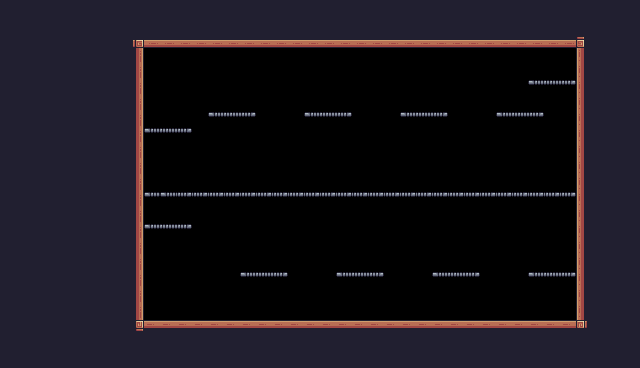

This is a level from a 2D game, rendered from its Tiled map with the project's own tilesets. A one-line summary and the complete map file follow:
An orthogonal 40x23 tile map with 16x16 px tiles, 1 tile layer (Background) and 27 objects (12x Platform, 4x Fruit, 4x Saw, 2x Dumpster, Player).

<map version="1.10" tiledversion="1.10.2" orientation="orthogonal" renderorder="right-down" width="40" height="23" tilewidth="16" tileheight="16" infinite="0" nextlayerid="5" nextobjectid="71">
 <tileset firstgid="1" source="Pixel Adventure.tsx" />
 <layer id="1" name="Background" width="40" height="23">
  <properties>
   <property name="BackgroundColor" value="Blue" />
  </properties>
  <data encoding="csv">
24,24,24,24,24,24,24,24,24,24,24,24,24,24,24,24,24,24,24,24,24,24,24,24,24,24,24,24,24,24,24,24,24,24,24,24,24,24,24,24,
24,24,24,24,24,24,24,24,24,24,24,24,24,24,24,24,24,24,24,24,24,24,24,24,24,24,24,24,24,24,24,24,24,24,24,24,24,24,24,24,
24,24,24,24,24,24,24,24,92,134,134,134,134,134,134,134,134,134,134,134,134,134,134,134,134,134,134,134,134,134,134,134,134,134,134,134,93,24,24,24,
24,24,24,24,24,24,24,24,113,0,0,0,0,0,0,0,0,0,0,0,0,0,0,0,0,0,0,0,0,0,0,0,0,0,0,0,111,24,24,24,
24,24,24,24,24,24,24,24,113,0,0,0,0,0,0,0,0,0,0,0,0,0,0,0,0,0,0,0,0,0,0,0,0,0,0,0,111,24,24,24,
24,24,24,24,24,24,24,24,113,0,0,0,0,0,0,0,0,0,0,0,0,0,0,0,0,0,0,0,0,0,0,0,0,62,63,64,111,24,24,24,
24,24,24,24,24,24,24,24,113,0,0,0,0,0,0,0,0,0,0,0,0,0,0,0,0,0,0,0,0,0,0,0,0,0,0,0,111,24,24,24,
24,24,24,24,24,24,24,24,113,0,0,0,0,62,63,64,0,0,0,62,63,64,0,0,0,62,63,64,0,0,0,62,63,64,0,0,111,24,24,24,
24,24,24,24,24,24,24,24,113,62,63,64,0,0,0,0,0,0,0,0,0,0,0,0,0,0,0,0,0,0,0,0,0,0,0,0,111,24,24,24,
24,24,24,24,24,24,24,24,113,0,0,0,0,0,0,0,0,0,0,0,0,0,0,0,0,0,0,0,0,0,0,0,0,0,0,0,111,24,24,24,
24,24,24,24,24,24,24,24,113,0,0,0,0,0,0,0,0,0,0,0,0,0,0,0,0,0,0,0,0,0,0,0,0,0,0,0,111,24,24,24,
24,24,24,24,24,24,24,24,113,0,0,0,0,0,0,0,0,0,0,0,0,0,0,0,0,0,0,0,0,0,0,0,0,0,0,0,111,24,24,24,
24,24,24,24,24,24,24,24,113,62,62,64,64,64,64,64,64,64,64,64,64,64,64,64,64,64,64,64,64,64,64,64,64,64,64,64,111,24,24,24,
24,24,24,24,24,24,24,24,113,0,0,0,0,0,0,0,0,0,0,0,0,0,0,0,0,0,0,0,0,0,0,0,0,0,0,0,111,24,24,24,
24,24,24,24,24,24,24,24,113,62,63,64,0,0,0,0,0,0,0,0,0,0,0,0,0,0,0,0,0,0,0,0,0,0,0,0,111,24,24,24,
24,24,24,24,24,24,24,24,113,0,0,0,0,0,0,0,0,0,0,0,0,0,0,0,0,0,0,0,0,0,0,0,0,0,0,0,111,24,24,24,
24,24,24,24,24,24,24,24,113,0,0,0,0,0,0,0,0,0,0,0,0,0,0,0,0,0,0,0,0,0,0,0,0,0,0,0,111,24,24,24,
24,24,24,24,24,24,24,24,113,0,0,0,0,0,0,62,63,64,0,0,0,62,63,64,0,0,0,62,63,64,0,0,0,62,63,64,111,24,24,24,
24,24,24,24,24,24,24,24,113,0,0,0,0,0,0,0,0,0,0,0,0,0,0,0,0,0,0,0,0,0,0,0,0,0,0,0,111,24,24,24,
24,24,24,24,24,24,24,24,113,0,0,0,0,0,0,0,0,0,0,0,0,0,0,0,0,0,0,0,0,0,0,0,0,0,0,0,111,24,24,24,
24,24,24,24,24,24,24,24,114,90,90,90,90,90,90,90,90,90,90,90,90,90,90,90,90,90,90,90,90,90,90,90,90,90,90,90,115,24,24,24,
24,24,24,24,24,24,24,24,24,24,24,24,24,24,24,24,24,24,24,24,24,24,24,24,24,24,24,24,24,24,24,24,24,24,24,24,24,24,24,24,
24,24,24,24,24,24,24,24,24,24,24,24,24,24,24,24,24,24,24,24,24,24,24,24,24,24,24,24,24,24,24,24,24,24,24,24,24,24,24,24
</data>
 </layer>
 <objectgroup id="3" name="Collisions">
  <object id="11" x="112" y="16" width="32" height="336" />
  <object id="12" x="128" y="320.667" width="464" height="31.333" />
  <object id="14" x="576" y="16" width="32" height="336" />
  <object id="15" x="134" y="16" width="454" height="31" />
  <object id="39" type="Platform" x="528" y="272" width="48" height="16" />
  <object id="40" type="Platform" x="432" y="272" width="48" height="16" />
  <object id="41" type="Platform" x="336" y="272" width="48" height="16" />
  <object id="42" type="Platform" x="240" y="272" width="48" height="16" />
  <object id="44" type="Platform" x="144" y="224" width="48" height="16" />
  <object id="45" type="Platform" x="144" y="128" width="48" height="16" />
  <object id="46" type="Platform" x="208" y="112" width="48" height="16" />
  <object id="47" type="Platform" x="304" y="112" width="48" height="16" />
  <object id="48" type="Platform" x="400" y="112" width="48" height="16" />
  <object id="49" type="Platform" x="496" y="112" width="48" height="16" />
  <object id="50" type="Platform" x="528" y="80" width="48" height="16" />
  <object id="51" type="Platform" x="144" y="192" width="432" height="16" />
 </objectgroup>
 <objectgroup id="2" name="Spawnpoints">
  <object id="5" name="Player" type="Player" x="544" y="288" width="31.6667" height="31.3333" />
  <object id="60" name="TrashBag" type="Fruit" x="144" y="48" width="32" height="32" />
  <object id="61" name="TrashBag" type="Fruit" x="544" y="48" width="32" height="32" />
  <object id="63" name="SodaCup" type="Fruit" x="480" y="192" width="32" height="32" />
  <object id="64" name="SodaCup" type="Fruit" x="400" y="192" width="32" height="32" />
  <object id="65" name="Dumpster" type="Dumpster" x="144" y="192" width="32" height="32" />
  <object id="66" name="Dumpster" type="Dumpster" x="544" y="160" width="32" height="32" />
  <object id="67" type="Saw" x="448" y="96" width="32" height="32">
   <properties>
    <property name="isVertical" type="bool" value="true" />
    <property name="offNeg" type="float" value="1" />
    <property name="offPos" type="float" value="2" />
   </properties>
  </object>
  <object id="68" type="Saw" x="352" y="112" width="32" height="32">
   <properties>
    <property name="isVertical" type="bool" value="true" />
    <property name="offNeg" type="float" value="2" />
    <property name="offPos" type="float" value="1" />
   </properties>
  </object>
  <object id="69" type="Saw" x="256" y="128" width="32" height="32">
   <properties>
    <property name="isVertical" type="bool" value="true" />
    <property name="offNeg" type="float" value="3" />
    <property name="offPos" type="float" value="0" />
   </properties>
  </object>
  <object id="70" type="Saw" x="192" y="224" width="32" height="32">
   <properties>
    <property name="isVertical" type="bool" value="true" />
    <property name="offNeg" type="float" value="1" />
    <property name="offPos" type="float" value="4" />
   </properties>
  </object>
 </objectgroup>
</map>
